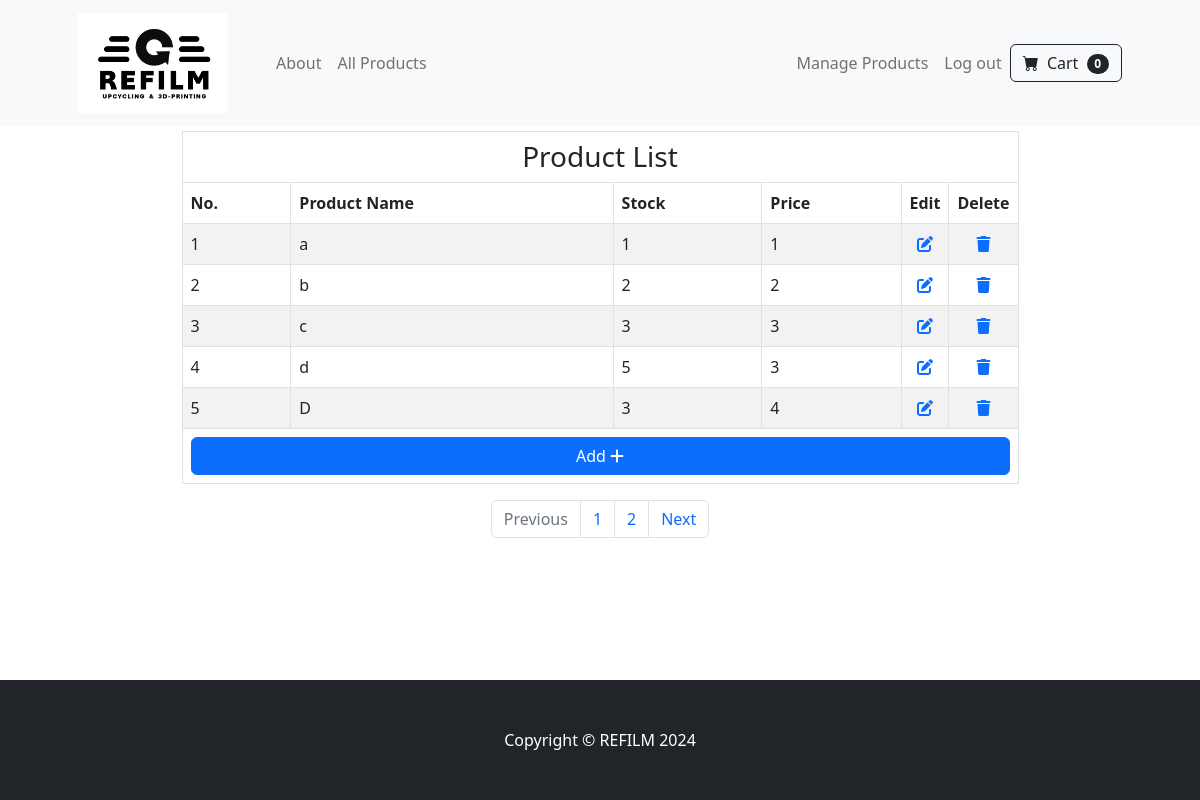
The app's page /manage (signed in) with its own data.
### tables this page shows
CREATE TABLE products (id INTEGER PRIMARY KEY AUTOINCREMENT NOT NULL, productname TEXT NOT NULL, quantity INTEGER NOT NULL, price INTEGER NOT NULL);

### app.py (the view)
@app.route('/manage')
@login_required
def manage():
    page = int(request.args.get('page', 1))
    product_id = db.execute("SELECT id FROM products")
    product_name = db.execute("SELECT productname FROM products")
    quantity = db.execute("SELECT quantity FROM products")
    price = db.execute("SELECT price FROM products")
    length = len(product_id)
    products = []
    for i in range(length):
        products.append({"index": i + 1, "product_name": product_name[i]["productname"], "quantity": quantity[i]["quantity"], "price": price[i]["price"], "product_id":int(product_id[i]["id"])})
    start = (page - 1) * PER_PAGE
    end = start + PER_PAGE
    products = products[start:end]
    pagination_links = []
    total_pages = (length // PER_PAGE) + (length % PER_PAGE > 0)
    for num in range(1, total_pages + 1):
        link = url_for('manage', page=num)  # Generate URL for each page
        pagination_links.append(link)
    return render_template("manage.html", products=products, pagination_links=pagination_links, page=page)

### helpers.py (called while the page is built)
def login_required(f):
    @wraps(f)
    def decorated_function(*args, **kwargs):
        if session.get("user_id") is None:
            return redirect("/login")
        return f(*args, **kwargs)
    return decorated_function

### templates/manage.html (shortened to what this page needs)
{% extends "layout.html" %}
{% block content %}
    <div class="container">
        <table class="table table-striped table-bordered mx-auto" style="width : 75%; height:fit-content; margin-top: 5px">
            <thead>
                <tr>
                    <th colspan="6" class="text-center h3">Product List</th>
                </tr>
                <tr>
                    <th>No.</th>
                    <th>Product Name</th>
                    <th>Stock</th>
                    <th>Price</th>
                    <th style="width:5%; text-align:center">Edit</th>
                    <th style="width:5%; text-align:center">Delete</th>
                </tr>
            </thead>
            <tbody>
                {% for product in products %}
                    <tr>
                        <td>{{ product.index }}</td>
                        <td>{{ product.product_name }}</td>
                        <td>{{ product.quantity }}</td>
                        <td>{{ product.price }}</td>
                        <td style="text-align:center"><a href="edit/{{ product.product_id }}"><i class="fa-solid fa-pen-to-square"></i></a></td>
                        <td style="text-align:center"><a href="delete/{{ product.product_id }}"><i class="fa-solid fa-trash"></i></a></td>
                    </tr>
                {% endfor %}
                <tr>
                    <th colspan="6"><a href="/add" class="btn btn-primary" style="width:100%; height:100%">Add <i class="fa-solid fa-plus"></i></a>  </th>
                </tr>
            </tbody>
        </table>
        <nav aria-label="Page navigation">
            <ul class="pagination justify-content-center">
                {% if page == 1 %}
                    <li class="page-item disabled">
                        <a class="page-link">Previous</a>
                    </li>
                {% else %}
                    <li class="page-item">
                        <a class="page-link" href="{{ url_for('manage', page=page-1) }}">Previous</a>
                    </li>
                {% endif %}
                {% for link in pagination_links %}
                    <li class="page-item">
                        <a class="page-link" href="{{ link }}">{{ loop.index }}</a>
                    </li>
                {% endfor %}
                {% if page >= pagination_links|length %}
                    <li class="page-item disabled">
                        <a class="page-link">Next</a>
                    </li>
                {% else %}
                    <li class="page-item">
                        <a class="page-link" href="{{ url_for('manage', page= page + 1) }}">Next</a>
                    </li>
                {% endif %}
            </ul>
        </nav>
    </div>
{% endblock %}

### records on screen
products: index "1", product_name "a", quantity "1", price "1"
products: index "2", product_name "b", quantity "2", price "2"
products: index "3", product_name "c", quantity "3", price "3"

### other values on screen
{{ product.index }} "4" "5"
{{ product.product_name }} "d" "D"
{{ product.quantity }} "5" "3"
{{ product.price }} "3" "4"
